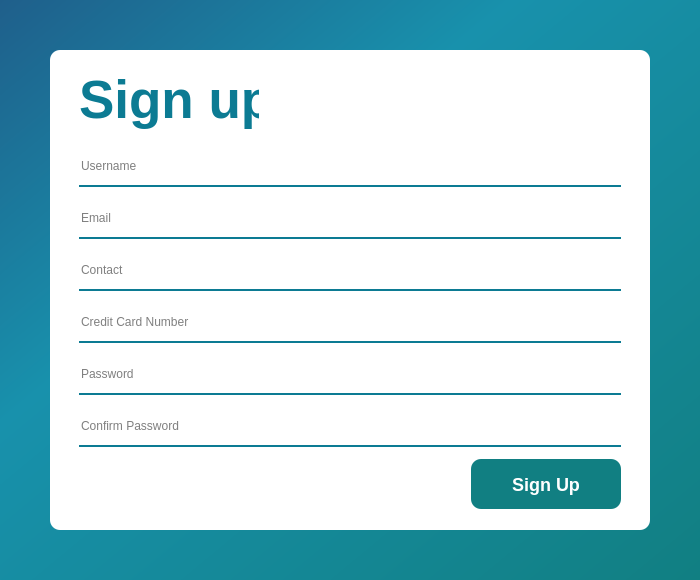
<?xml version="1.0" encoding="UTF-8"?>
<ui version="4.0">
 <class>Form</class>
 <widget class="QWidget" name="Form">
  <property name="geometry">
   <rect>
    <x>0</x>
    <y>0</y>
    <width>700</width>
    <height>580</height>
   </rect>
  </property>
  <property name="minimumSize">
   <size>
    <width>700</width>
    <height>580</height>
   </size>
  </property>
  <property name="maximumSize">
   <size>
    <width>700</width>
    <height>580</height>
   </size>
  </property>
  <property name="windowTitle">
   <string>Form</string>
  </property>
  <property name="styleSheet">
   <string notr="true">QWidget {
	background-color: qlineargradient(spread:pad, x1:0, y1:0, x2:1, y2:1, stop:0 rgba(31, 95, 139, 255), stop:0.364532 rgba(24, 145, 172, 255), stop:1 rgba(17, 127, 130, 255));
}</string>
  </property>
  <layout class="QHBoxLayout" name="horizontalLayout">
   <item>
    <widget class="QFrame" name="frame">
     <property name="minimumSize">
      <size>
       <width>590</width>
       <height>460</height>
      </size>
     </property>
     <property name="maximumSize">
      <size>
       <width>600</width>
       <height>480</height>
      </size>
     </property>
     <property name="styleSheet">
      <string notr="true">QFrame {
	background: white;
	border-radius: 10px;
	padding-left: 20px;
	padding-right: 20px;
}

QLabel {
	color: #0c7b93;
	padding: 0px;
}

QLineEdit {
	background: none;
	background-color: white;
	border-style: outset;
	border-width: 2px;
	border-color: #0c7b93;
	border-top: none;
	border-left: none;
	border-right: none;
}

QPushButton {
	color: white;
	font: 18px;
	font-weight: bold;
	border-radius: 10px;
	background-color: rgb(17, 127, 130);
}</string>
     </property>
     <property name="frameShape">
      <enum>QFrame::NoFrame</enum>
     </property>
     <property name="frameShadow">
      <enum>QFrame::Raised</enum>
     </property>
     <property name="lineWidth">
      <number>0</number>
     </property>
     <property name="midLineWidth">
      <number>0</number>
     </property>
     <layout class="QVBoxLayout" name="verticalLayout">
      <item>
       <widget class="QLabel" name="label">
        <property name="maximumSize">
         <size>
          <width>180</width>
          <height>70</height>
         </size>
        </property>
        <property name="font">
         <font>
          <pointsize>40</pointsize>
          <bold>true</bold>
          <underline>false</underline>
          <strikeout>false</strikeout>
          <kerning>true</kerning>
         </font>
        </property>
        <property name="styleSheet">
         <string notr="true"/>
        </property>
        <property name="text">
         <string>Sign up</string>
        </property>
       </widget>
      </item>
      <item>
       <widget class="QLineEdit" name="lineEdit">
        <property name="maximumSize">
         <size>
          <width>700</width>
          <height>40</height>
         </size>
        </property>
        <property name="text">
         <string/>
        </property>
        <property name="placeholderText">
         <string>Username</string>
        </property>
       </widget>
      </item>
      <item>
       <widget class="QLineEdit" name="lineEdit_2">
        <property name="maximumSize">
         <size>
          <width>700</width>
          <height>40</height>
         </size>
        </property>
        <property name="text">
         <string/>
        </property>
        <property name="placeholderText">
         <string>Email</string>
        </property>
       </widget>
      </item>
      <item>
       <widget class="QLineEdit" name="lineEdit_3">
        <property name="maximumSize">
         <size>
          <width>700</width>
          <height>40</height>
         </size>
        </property>
        <property name="text">
         <string/>
        </property>
        <property name="placeholderText">
         <string>Contact</string>
        </property>
       </widget>
      </item>
      <item>
       <widget class="QLineEdit" name="lineEdit_4">
        <property name="maximumSize">
         <size>
          <width>700</width>
          <height>40</height>
         </size>
        </property>
        <property name="text">
         <string/>
        </property>
        <property name="placeholderText">
         <string>Credit Card Number</string>
        </property>
       </widget>
      </item>
      <item>
       <widget class="QLineEdit" name="lineEdit_5">
        <property name="maximumSize">
         <size>
          <width>700</width>
          <height>40</height>
         </size>
        </property>
        <property name="text">
         <string/>
        </property>
        <property name="placeholderText">
         <string>Password</string>
        </property>
       </widget>
      </item>
      <item>
       <widget class="QLineEdit" name="lineEdit_6">
        <property name="maximumSize">
         <size>
          <width>700</width>
          <height>40</height>
         </size>
        </property>
        <property name="text">
         <string/>
        </property>
        <property name="placeholderText">
         <string>Confirm Password</string>
        </property>
       </widget>
      </item>
      <item alignment="Qt::AlignRight">
       <widget class="QPushButton" name="pushButton">
        <property name="minimumSize">
         <size>
          <width>150</width>
          <height>50</height>
         </size>
        </property>
        <property name="maximumSize">
         <size>
          <width>150</width>
          <height>50</height>
         </size>
        </property>
        <property name="font">
         <font>
          <pointsize>-1</pointsize>
          <italic>false</italic>
          <bold>true</bold>
         </font>
        </property>
        <property name="styleSheet">
         <string notr="true"/>
        </property>
        <property name="text">
         <string>Sign Up</string>
        </property>
       </widget>
      </item>
     </layout>
    </widget>
   </item>
  </layout>
 </widget>
 <resources/>
 <connections/>
</ui>
